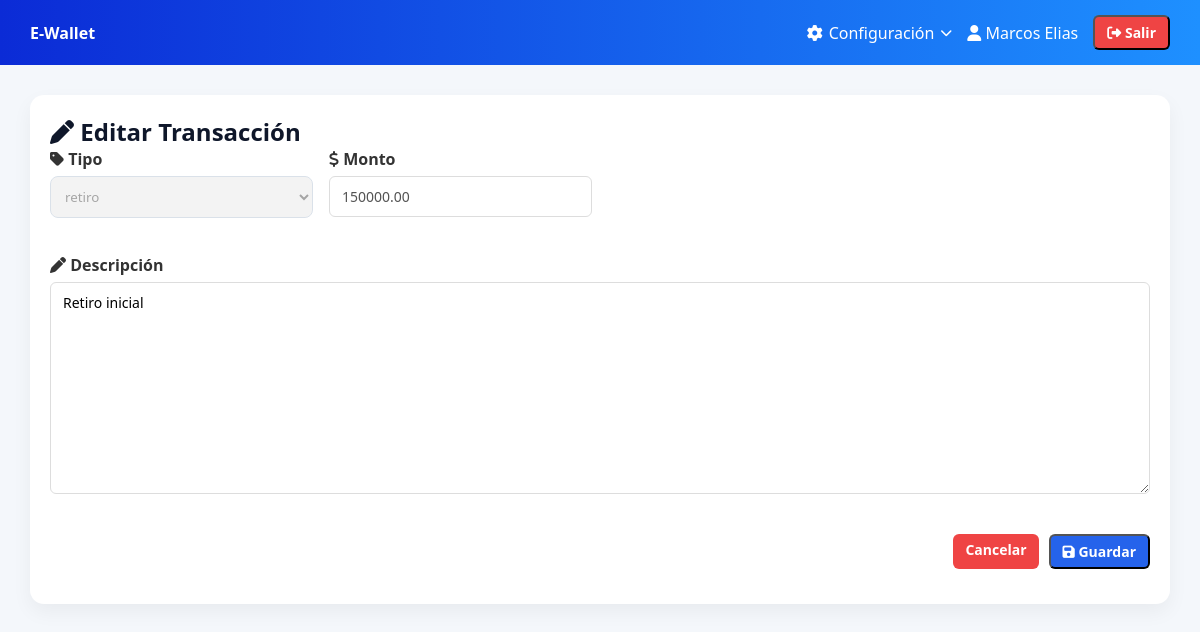
/transactions/34/edit/ (signed in), run on the app's committed database.
### wallet/models.py (models this page shows, shortened)
class Transaction(models.Model):
    wallet = models.ForeignKey(Wallet, on_delete=models.CASCADE, related_name='transactions')
    transaction_type = models.ForeignKey(TransactionType, on_delete=models.PROTECT)
    amount = models.DecimalField(max_digits=12, decimal_places=2)
    description = models.TextField(blank=True)
    timestamp = models.DateTimeField(auto_now_add=True)

### wallet/views.py (the view)
# urls.py: path('transactions/<int:pk>/edit/', views.transaction_update, name='transaction_update'),
@login_required
def transaction_update(request, pk):
    transaction = Transaction.objects.get(pk=pk, wallet__user=request.user)
    if request.method == 'POST':
        form = TransactionForm(request.POST, instance=transaction)
        if form.is_valid():
            updated = form.save(commit=False)
            updated.amount = transaction.amount
            updated.transaction_type = transaction.transaction_type
            updated.save()
            return redirect('transaction_detail', pk=transaction.pk)
    else:
        form = TransactionForm(instance=transaction)
    return render(request, 'wallet/transaction_form.html', {
        'form': form,
        'is_update': True
    })

### wallet/forms.py (shortened to what this page needs)
class TransactionForm(forms.ModelForm):
    class Meta:
        model = Transaction
        fields = ['transaction_type', 'amount', 'description']
    def __init__(self, *args, **kwargs):
        self.user = kwargs.pop('user', None)
        super().__init__(*args, **kwargs)
        if self.instance and self.instance.pk:
            self.fields['amount'].disabled = True
            self.fields['transaction_type'].disabled = True

### wallet/models.py (called while the page is built)
    def __str__(self):
        return self.name

### wallet/templates/wallet/transaction_form.html (shortened to what this page needs)
{% extends 'wallet/base.html' %}
{% load clp_filters %}
{% block content %}
<div class="card">
    <h2>
        {% if is_update %}
            <i class="fa-solid fa-pen"></i> Editar Transacción
        {% else %}
            <i class="fa-solid fa-plus"></i> Nueva Transacción
        {% endif %}
    </h2>
    <form method="post">
        <div class="form-grid">
            <div class="form-group">
                <label><i class="fa-solid fa-tag"></i> Tipo</label>
                {{ form.transaction_type }}
            </div>
            <div class="form-group">
                <label><i class="fa-solid fa-dollar-sign"></i> Monto</label>
                {{ form.amount }}
            </div>
            <div class="form-group full">
                <label><i class="fa-solid fa-pen"></i> Descripción</label>
                {{ form.description }}
            </div>
        </div>
        <div class="form-actions">
            <a class="btn btn-danger" href="{% url 'transaction_list' %}">
                Cancelar
            </a>
            <button
                id="submit-btn"
                class="btn btn-primary"
                type="submit">
                <i class="fa-solid fa-floppy-disk"></i> Guardar
            </button>
        </div>
    </form>
</div>
{% endblock %}

### wallet/templates/wallet/base.html (shortened to what this page needs)
<!DOCTYPE html>
<html lang="es">
<head>
    {% load static %}
    <link rel="stylesheet" href="{% static 'wallet/styles.css' %}">
    <link rel="stylesheet" href="https://cdnjs.cloudflare.com/ajax/libs/font-awesome/6.5.0/css/all.min.css">
</head>
<body>
    <div class="navbar">
        <div>
            <strong>E-Wallet</strong>
        </div>
        <div style="display:flex; align-items:center; gap:15px;">
            {% if user.is_authenticated %}
                <div class="dropdown" id="configDropdown">
                    <div class="dropdown-toggle">
                        <i class="fa-solid fa-gear"></i>
                        <span>Configuración</span>
                        <i class="fa-solid fa-chevron-down dropdown-arrow"></i>
                    </div>
                </div>
                <span>
                    <i class="fa-solid fa-user"></i>
                    {{ request.user.get_full_name|default:request.user.username }}
                </span>
                <form action="{% url 'logout' %}" method="post" style="display:inline;">
                    <button class="btn btn-danger" type="submit">
                        <i class="fa-solid fa-right-from-bracket"></i> Salir
                    </button>
                </form>
            {% else %}
                <a class="btn btn-primary" href="{% url 'login' %}">
                    <i class="fa-solid fa-right-to-bracket"></i> Login
                </a>
            {% endif %}
        </div>
    </div>
    <div class="container fade-in">
        {% block content %}
        {% endblock %}
    </div>
</body>
</html>

### wallet/static/wallet/styles.css (style rules this page uses)
* { margin: 0; padding: 0; box-sizing: border-box; font-family: 'Segoe UI', sans-serif; }
body { background-color: #f4f7fb; color: #0f172a; }
form div { margin-bottom: 15px; }
label { font-weight: 600; display: block; margin-bottom: 5px; }
input, select { width: 100%; }
.navbar { background: linear-gradient(90deg, #0B2BD6, #1E90FF); color: white; padding: 15px 30px; display: flex; justify-content: space-between; align-items: center; }
.container { padding: 30px; }
.card { background: white; padding: 20px; border-radius: 14px; box-shadow: 0 8px 20px rgba(0,0,0,0.05); margin-bottom: 20px; }
.btn { padding: 10px 16px; border-radius: 8px; text-decoration: none; font-size: 14px; font-weight: 600; display: inline-block; transition: 0.2s ease; }
.btn-primary { background: linear-gradient(90deg, #0B2BD6, #2563EB); color: white; }
.btn-danger { background-color: #ef4444; color: white; }
input, select { padding: 10px; border-radius: 6px; border: 1px solid #cbd5e1; }
.form-grid { display: grid; grid-template-columns: repeat(auto-fit, minmax(220px, 1fr)); gap: 16px; }
.form-group { display: flex; flex-direction: column; }
.form-group.full { grid-column: 1 / -1; }
.form-group label { font-weight: 600; margin-bottom: 6px; }
.input, select, textarea { width: 100%; padding: 10px; border-radius: 8px; border: 1px solid #cbd5e1; }
.form-actions { display: flex; justify-content: flex-end; gap: 10px; margin-top: 10px; }
.card { transition: all 0.25s ease; }
.btn { transition: all 0.2s ease; }
.fade-in { animation: fadeIn 0.4s ease-in-out; }
.dropdown { position: relative; display: flex; align-items: center; }
.dropdown-toggle { cursor: pointer; display: flex; align-items: center; gap: 6px; color: white; font-weight: 500; }
.btn { padding: 6px 12px; border-radius: 6px; text-decoration: none; font-size: 14px; display: inline-block; }
.btn-primary { background: #2563eb; color: white; }
.btn-danger { background: #ef4444; color: white; }
.form-group { margin-bottom: 20px; }
.form-group label { display: block; margin-bottom: 6px; font-weight: 600; color: #333; }
.form-group input, .form-group textarea { width: 100%; padding: 10px 12px; border: 1px solid #ddd; border-radius: 6px; font-size: 14px; background: #fff; }
.form-group textarea { min-height: 120px; resize: vertical; }
.form-actions { display: flex; justify-content: flex-end; gap: 10px; margin-top: 20px; }
.dropdown-toggle { display: flex; align-items: center; gap: 6px; cursor: pointer; color: white; font-weight: 500; }
.dropdown-arrow { font-size: 12px; transition: transform 0.2s ease; }

### data on the page
Transaction: transaction_type "retiro", amount "150000.00", description "Retiro inicial"

### other printed values
{{ request.user.get_full_name|default:request.user.username }} "Marcos Elias"
